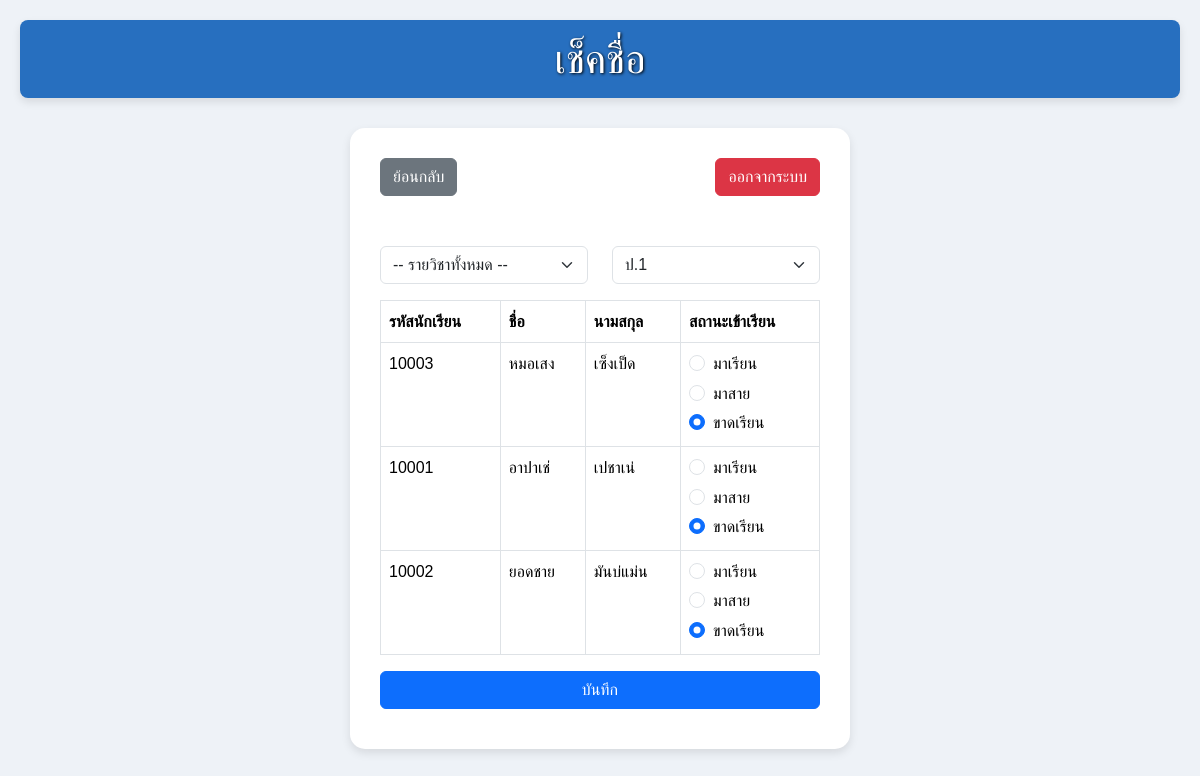
Page /mark_attendance.php?class=ป.1 (signed in) on the committed database.
### tables this page shows
CREATE TABLE `student` (
  `id` int(11) NOT NULL,
  `student_code` varchar(50) NOT NULL,
  `Fname` varchar(50) NOT NULL,
  `Lname` varchar(50) NOT NULL,
  `class` varchar(20) NOT NULL,
  `phone` varchar(15) DEFAULT NULL,
  `address` text DEFAULT NULL
);

### mark_attendance.php (the view, shortened to what this page needs)
<?php
require 'config.php';
$class_query = "SELECT DISTINCT class FROM student";
$class_result = $conn->query($class_query);
$selected_class = $_GET['class'] ?? "";
$students = [];
if ($selected_class) {
    $stmt = $conn->prepare("SELECT * FROM student WHERE class = ?");
    $stmt->bind_param("s", $selected_class);
    $stmt->execute();
    $students = $stmt->get_result();
}
?>
<!DOCTYPE html>
<html lang="en">
<head>
    <link href="https://cdn.jsdelivr.net/npm/bootstrap@5.3.3/dist/css/bootstrap.min.css" rel="stylesheet">
    <link rel="stylesheet" href="style.css">
</head>
<body>
    <h1 id="title">เช็คชื่อ</h1>
    <div class="container">
        <div class="d-flex justify-content-between mb-3">
            <a href="teacher_dashboard.php" class="btn btn-secondary">ย้อนกลับ</a>
            <a href="index.php" class="btn btn-danger">ออกจากระบบ</a>
        </div>
        <form method="GET" class="mb-3">
            <div class="row">
                <div class="col-md-6">
                    <label for="subject_id" class="form-label">เลือกรายวิชา</label>
                    <select name="subject_id" id="subject_id" class="form-select">
                        <option value="">-- รายวิชาทั้งหมด --</option>
                    </select>
                </div>
                <div class="col-md-6">
                    <label for="class" class="form-label">เลือกชั้นเรียน</label>
                    <select name="class" id="class" class="form-select" onchange="this.form.submit()">
                        <?php while ($class_row = $class_result->fetch_assoc()): ?>
                            <option value="<?php echo $class_row['class']; ?>" <?php if ($selected_class == $class_row['class']) echo 'selected'; ?>>
                                <?php echo htmlspecialchars($class_row['class']); ?>
                            </option>
                        <?php endwhile; ?>
                    </select>
                </div>
            </div>
        </form>
        <?php if ($selected_class && $students->num_rows > 0): ?>
            <form method="POST">
                <table class="table table-bordered">
                    <thead>
                        <tr>
                            <th>รหัสนักเรียน</th>
                            <th>ชื่อ</th>
                            <th>นามสกุล</th>
                            <th>สถานะเข้าเรียน</th>
                        </tr>
                    </thead>
                    <tbody>
                        <?php while ($student = $students->fetch_assoc()): ?>
                            <tr>
                                <td><?php echo htmlspecialchars($student['student_code']); ?></td>
                                <td><?php echo htmlspecialchars($student['Fname']); ?></td>
                                <td><?php echo htmlspecialchars($student['Lname']); ?></td>
                                <td>
                                    <div>
                                        <div class="form-check mb-1">
                                            <input type="radio" name="attendance[<?php echo $student['id']; ?>]" value="Present" class="form-check-input" id="present-<?php echo $student['id']; ?>">
                                            <label class="form-check-label" for="present-<?php echo $student['id']; ?>">มาเรียน</label>
                                        </div>
                                        <div class="form-check mb-1">
                                            <input type="radio" name="attendance[<?php echo $student['id']; ?>]" value="Late" class="form-check-input" id="late-<?php echo $student['id']; ?>">
                                            <label class="form-check-label" for="late-<?php echo $student['id']; ?>">มาสาย</label>
                                        </div>
                                        <div class="form-check">
                                            <input type="radio" name="attendance[<?php echo $student['id']; ?>]" value="Absent" class="form-check-input" id="absent-<?php echo $student['id']; ?>" checked>
                                            <label class="form-check-label" for="absent-<?php echo $student['id']; ?>">ขาดเรียน</label>
                                        </div>
                                    </div>
                                </td>
                            </tr>
                        <?php endwhile; ?>
                    </tbody>
                </table>
                <button type="submit" class="btn btn-primary">บันทึก</button>
            </form>
        <?php elseif ($selected_class): ?>
            <p class="text-center">กรุณาเลือกชั้นเรียน.</p>
        <?php endif; ?>
    </div>
</body>
</html>

### style.css (style rules this page uses)
* { margin: 0; padding: 0; box-sizing: border-box; }
body { background-color: #6cb4ff; font-family: Arial, sans-serif; line-height: 1.6; color: #333; padding: 20px; }
#title { text-align: center; margin-bottom: 20px; padding: 10px; background-color: #2773c7; box-shadow: 1px 1px 5px black; color: #fff; text-shadow: 1px 1px 3px black; border-radius: 5px; }
.container { max-width: 500px; margin: 0 auto; padding: 20px; background-color: #276FBF; border-radius: 15px; color: #fff; box-shadow: 1px 1px 5px rgba(0, 0, 0, 0.1); }
.form-label { font-weight: bold; }
button { width: 100%; padding: 10px; margin-bottom: 10px; border: none; border-radius: 5px; cursor: pointer; background-color: #fff; color: #276FBF; font-weight: bold; transition: background-color 0.3s ease, color 0.3s ease; }

### mark_attendance.php (style rules this page uses)
body { background-color: #eef2f7; font-family: Arial, sans-serif; }
#title { text-align: center; margin-bottom: 30px; padding: 15px; background-color: #276FBF; color: white; box-shadow: 0 4px 8px rgba(0, 0, 0, 0.1); border-radius: 8px; }
.container { background-color: white; padding: 30px; border-radius: 15px; box-shadow: 0 4px 10px rgba(0, 0, 0, 0.1); }
.btn { font-size: 1rem; }

### rows in the picture
student: student_code "10003", Fname "หมอเสง", Lname "เซ็งเป็ด"
student: student_code "10001", Fname "อาปาเช่", Lname "เปชาเน่"
student: student_code "10002", Fname "ยอดชาย", Lname "มันบ่แม่น"

### other values in the picture
form field class "ป.1"
